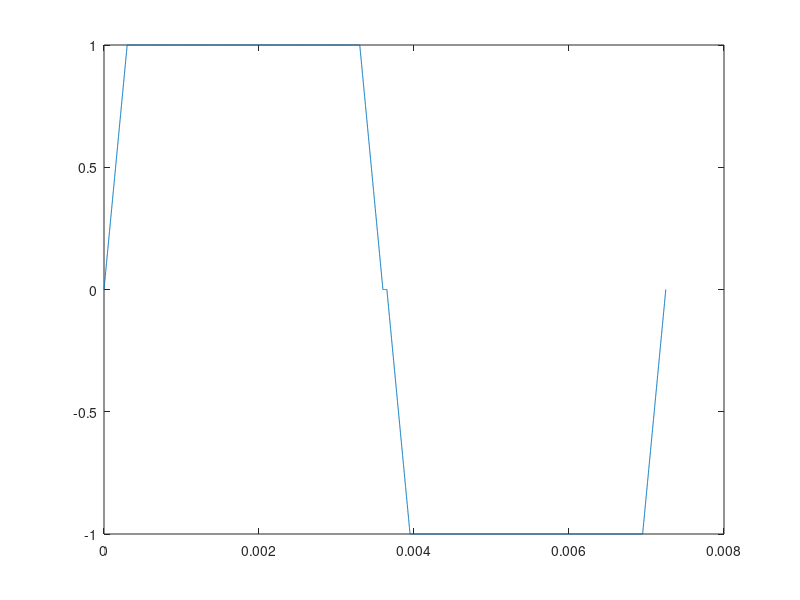

MATLAB code to generate this figure:
 GAMMA_H1=26754; %rad/s/Gauss  
 dt = 1e-6 ; %us
 
 G=[linspace(0,1,300)';
     ones(3000,1);
     linspace(1,0,300)';
     zeros(50,1);
     -linspace(0,1,300)';
     -ones(3000,1);
     -linspace(1,0,300)';
     ];
 
 t=[0:length(G)-1]' * 1e-6; % s
 
 plot(t,G)
 
 mom = 4*sum(G.*t) * dt % in G*s
 
 venc = 2*pi/(GAMMA_H1 * mom) 
 
 
